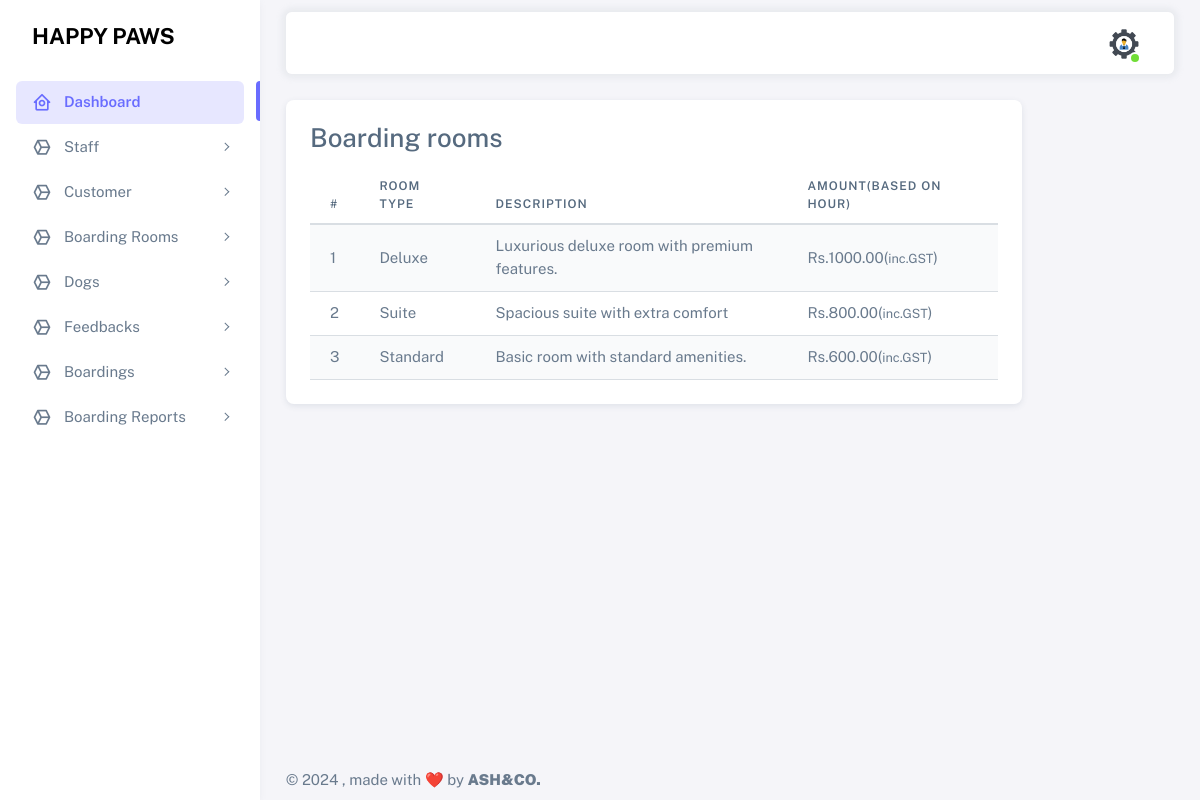
Screenshot of /room-view/ (signed in) with the database file from the repository.
### accounts/models.py (models this page shows, shortened)
class BaseModel(models.Model):
    created_on = models.DateTimeField(auto_now_add=True, null=True)
    updated_on = models.DateTimeField(auto_now=True)
    is_deleted = models.BooleanField(default=False)
    class Meta:
        abstract = True
        ordering = ['-created_on']

class Room(BaseModel):
    room_type = models.CharField(max_length=50,null=True)
    description = models.TextField(null=True)
    amount = models.DecimalField(max_digits=10, decimal_places=2,null=True)

### accounts/views.py (the view)
# urls.py: path('room-view/',views.room_view,name='room-view')
def room_view(request):
    data = Room.objects.all()
    return render(request,'admintemp/rooms.html',{'data':data})

### accounts/models.py (called while the page is built)
    def __str__(self):
        return self.username

### templates/admintemp/rooms.html
{% extends 'admintemp/index.html' %}
{% load crispy_forms_tags %}
{% block content %}
<div class="card">
    <div class="card-body">
        <h3 class="card-title">Boarding rooms</h3>
        <table class="table table-striped">
            <thead>
                <tr>
                    <th scope="col">#</th>
                    <th scope="col">Room Type</th>
                    <th scope="col">Description</th>
                    <th scope="col">Amount(Based on Hour)</th>
                </tr>
            </thead>
            <tbody>
                {% for i in data %}
                <tr>
                    <td>{{forloop.counter}}</td>
                    <td>{{i.room_type}}</td>
                    <td>{{i.description}}</td>
                    <td>Rs.{{i.amount}}(<small>inc.GST</small>)</td>
                </tr>
                {% endfor %}
            </tbody>
        </table>
    </div>
</div>
{% endblock %}

### rows the page displays
Room: room_type "Deluxe", description "Luxurious deluxe room with premium features.", amount "1000.00"
Room: room_type "Suite", description "Spacious suite with extra comfort", amount "800.00"
Room: room_type "Standard", description "Basic room with standard amenities.", amount "600.00"
